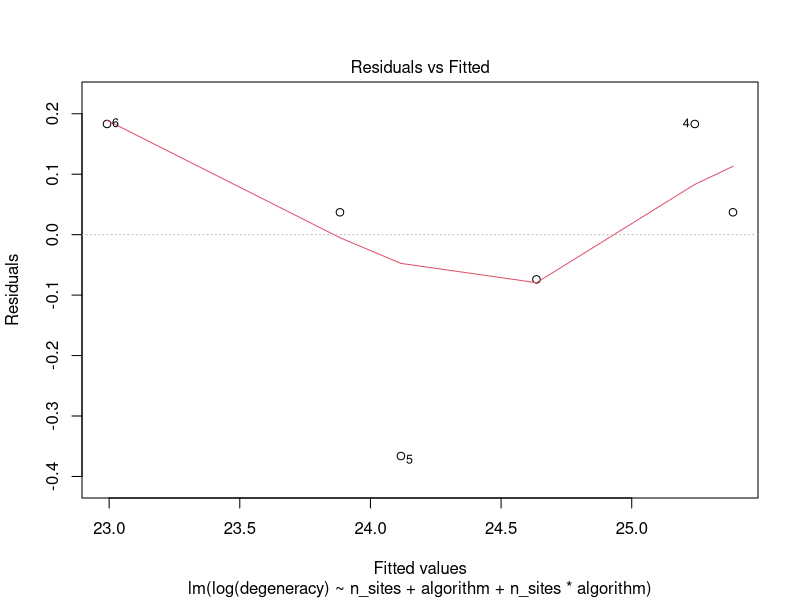
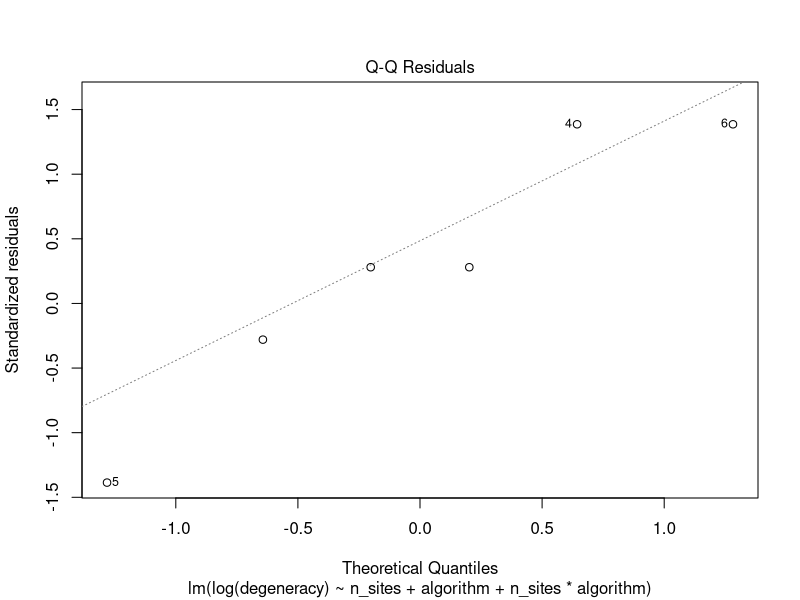
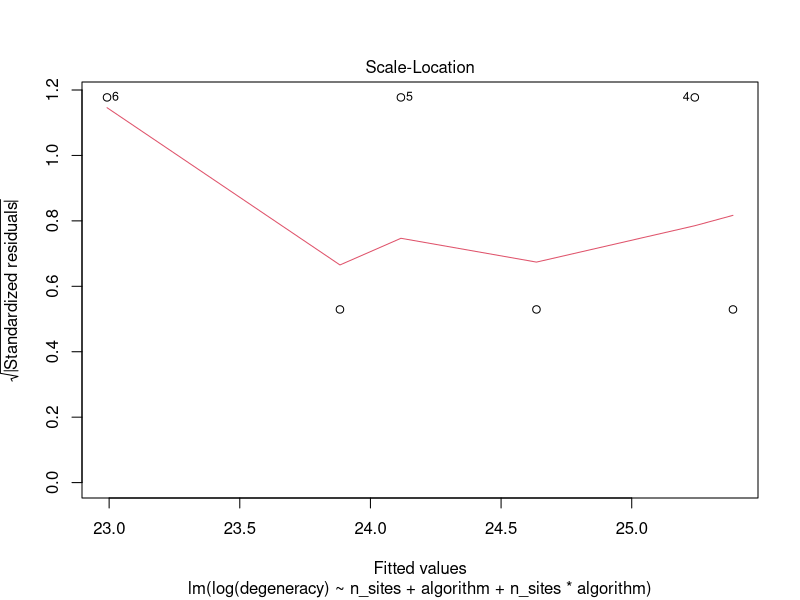
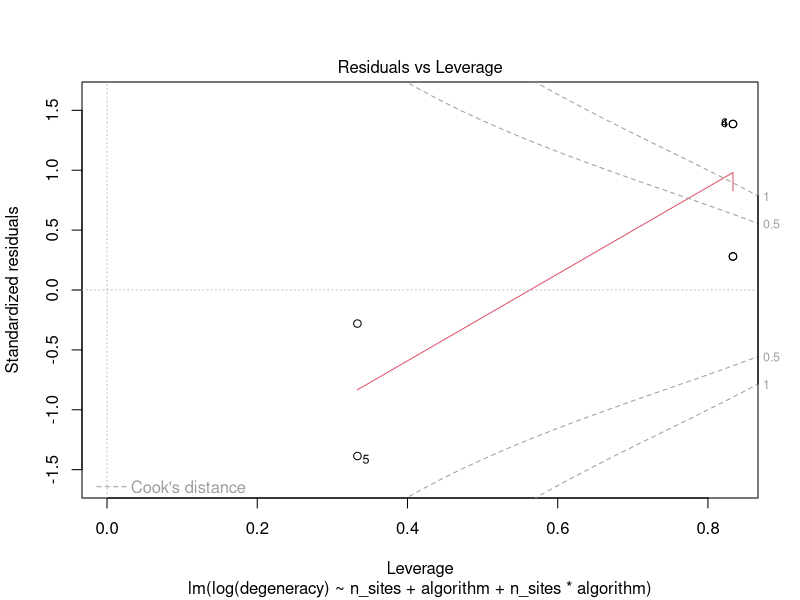
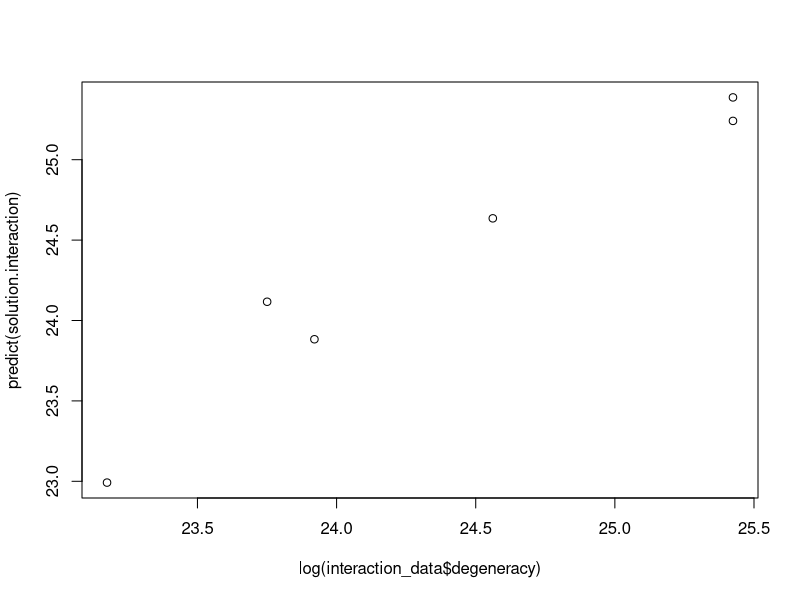
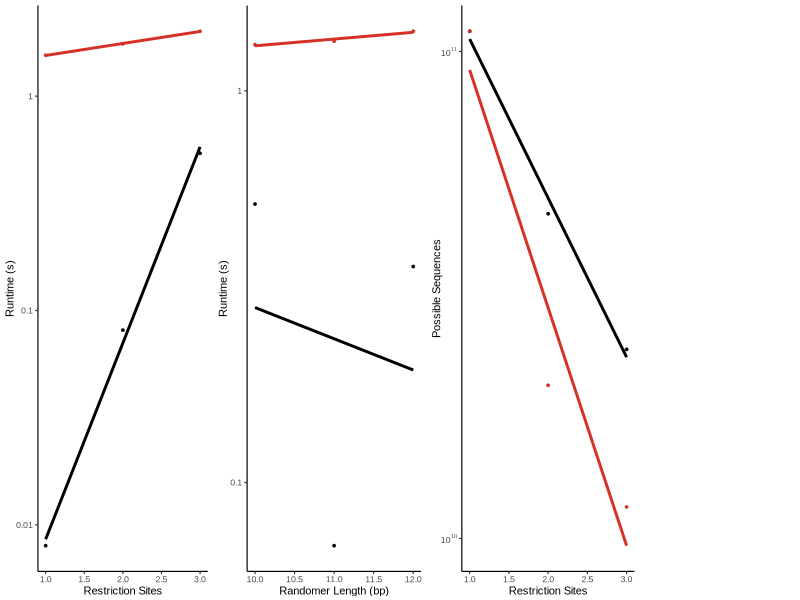

Write the R code that produced these figures, in order.

library(ggplot2)
library(dplyr)

results_sites <- read.csv("./rollout_results_sites.csv")
results_length <- read.csv("./rollout_results_length.csv")
interaction_data <- read.csv("./Cutfree_interaction_data.csv")

plot_cutfree_data <- function(results_sites,results_length) {
  font_size=8
  font="Arial"
  line_size=.4
  point_size=0.6
  red="#d73027"
  blue="#4575b4"
  plot1 <- ggplot2::ggplot(data=results_sites) +
    ggplot2::scale_y_log10(breaks=c(0.01,0.1,1,10,100),labels=c("0.01","0.1","1","10","100")) +
    ggplot2::geom_point(aes(x=n_sites,y=time),color="black",size=point_size) +
    ggplot2::geom_point(aes(x=n_sites,y=random_runtime),color=red,size=point_size)+
    ggplot2::xlab("Restriction Sites") +
    ggplot2::ylab("Runtime (s)") +
    ggplot2::labs(color="black")+
    ggplot2::geom_smooth(aes(x=n_sites,y=time),method="lm", se=FALSE,color="black")+
    ggplot2::geom_smooth(aes(x=n_sites,y=random_runtime),method="lm", se=FALSE,color=red)+
    ggplot2::theme_classic(base_size=font_size,base_family = font,base_line_size = line_size)
  
  plot2 <- ggplot2::ggplot(data=results_sites) +
    ggplot2::scale_y_log10(breaks=c(1e9,1e10,1e11),labels=c(expression(paste("10"^"9")),expression(paste("10"^"10")),expression(paste("10"^"11")))) +
    ggplot2::geom_point(aes(x=n_sites,y=degeneracy),color="black",size=point_size) +
    ggplot2::geom_point(aes(x=n_sites,y=random_objval),color=red,size=point_size)+
    ggplot2::xlab("Restriction Sites") +
    ggplot2::ylab("Possible Sequences") +
    ggplot2::labs(color="black")+
    ggplot2::geom_smooth(aes(x=n_sites,y=degeneracy),method="lm", se=FALSE,color="black")+
    ggplot2::geom_smooth(aes(x=n_sites,y=random_objval),method="lm", se=FALSE,color=red)+
    ggplot2::theme_classic(base_size=font_size,base_family = font,base_line_size = line_size)
  
  plot0 <- ggplot2::ggplot(data=results_length) +
    ggplot2::scale_y_log10(breaks=c(0.1,1,10,100),labels=c("0.1","1","10","100")) +
    ggplot2::geom_point(aes(x=oligo_lengths, y=time),color="black",size=point_size) +
    ggplot2::geom_point(aes(x=oligo_lengths, y=random_runtime),color=red,size=point_size) +
    ggplot2::xlab("Randomer Length (bp)") +
    ggplot2::ylab("Runtime (s)") +
    ggplot2::geom_smooth(aes(x=oligo_lengths,y=time),method="lm", se=FALSE,color="black")+
    ggplot2::geom_smooth(aes(x=oligo_lengths,y=random_runtime),method="lm", se=FALSE,color=red)+
    ggplot2::theme_classic(base_size=font_size,base_family = font,base_line_size = line_size)

  
  #results %>%
    #dplyr::group_by(n_sites) %>%
    #dplyr::select(n_sites, time, degeneracy) %>%
    #dplyr::summarise_all(dplyr::funs(mean, sd))
  
  cowplot::plot_grid(plot1, plot0,plot2,NULL,rel_widths = c(1,1,1,0.75), align= "h", nrow=1 )
  scaling_factor=5.5
  ggsave("./Figure1.tiff",width=scaling_factor,height=scaling_factor/3.75,dpi=300,units="in")
}
plot_cutfree_data(results_sites,results_length)

##Test interaction between nsites and algorithm
summary(solution.interaction <- lm(log(degeneracy)~n_sites+algorithm+n_sites*algorithm,data=interaction_data))
plot(solution.interaction)
plot(log(interaction_data$degeneracy),predict(solution.interaction))


